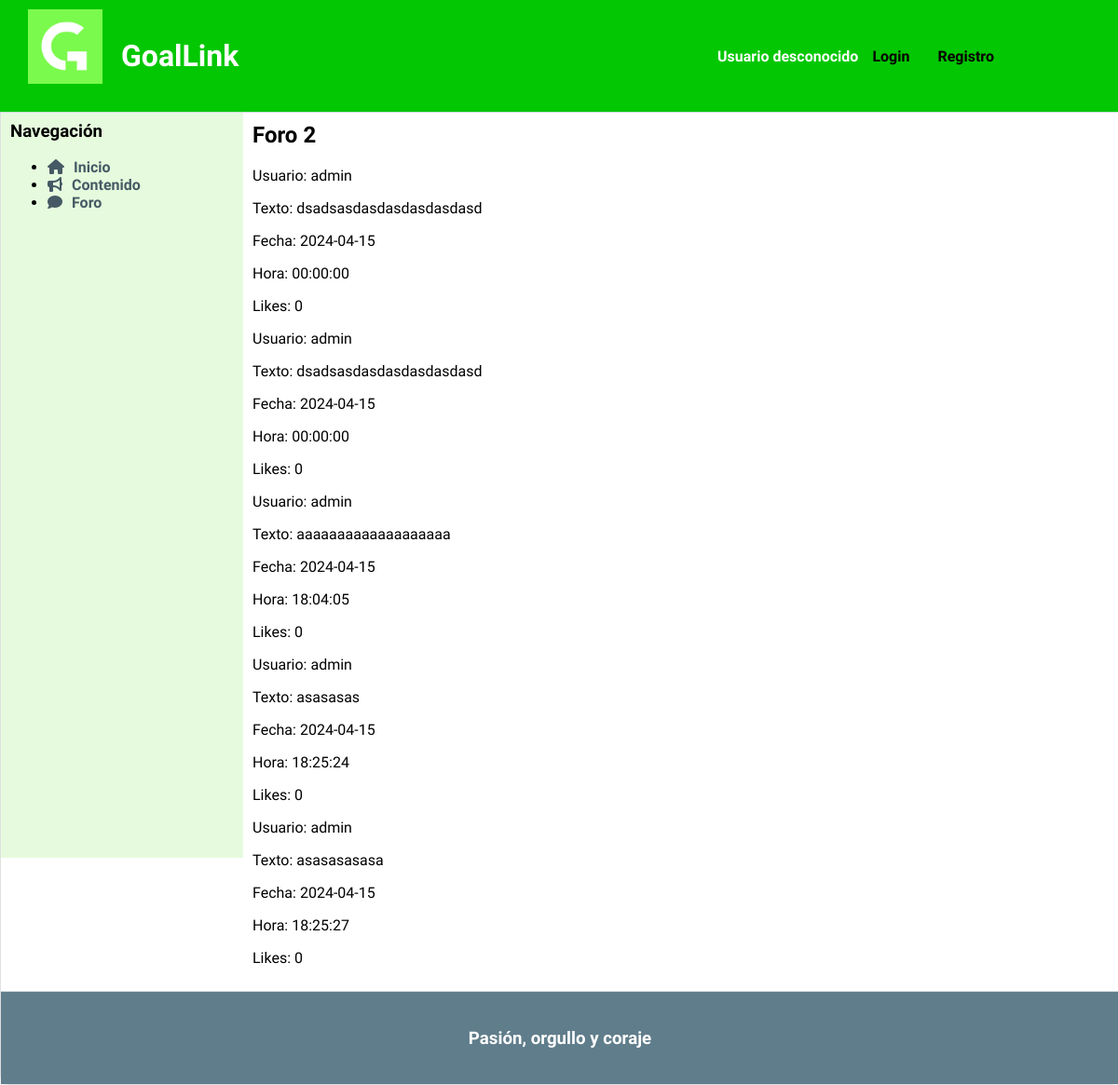
Screenshot of /foroDinamico.php?id=2 with the database file from the repository.
### tables this page shows
CREATE TABLE `foro` (
  `id` int(11) NOT NULL,
  `titulo` varchar(100) NOT NULL,
  `descripcion` varchar(200) DEFAULT NULL,
  `fecha` date NOT NULL,
  `favoritos` int(11) DEFAULT 0,
  `destacado` tinyint(1) NOT NULL DEFAULT 0
);

CREATE TABLE `mensaje` (
  `id` int(11) NOT NULL,
  `foro_id` int(11) DEFAULT NULL,
  `usuario_id` int(11) DEFAULT NULL,
  `text` text NOT NULL,
  `fecha` date NOT NULL,
  `hora` time NOT NULL,
  `likes` int(11) NOT NULL DEFAULT 0
);

CREATE TABLE `usuario` (
  `id` int(11) NOT NULL,
  `nombre` varchar(15) NOT NULL,
  `email` varchar(30) NOT NULL,
  `password` varchar(100) NOT NULL,
  `rol` char(1) NOT NULL DEFAULT 'u' COMMENT '(u)suario(default), (a)dmin, (e)ditor, (m)oderador',
  `liga_fav` varchar(20) DEFAULT NULL
);

### includes/src/foros/Foro.php (called while the page is built, shortened)
<?php
class Foro
{
    private $id;
    private $titulo;
    public function __construct($id, $titulo, $descripcion, $fecha, $favoritos, $destacado)
    {
        $this->id = $id;
        $this->titulo = $titulo;
    }
    public static function getForoById($id) {
        $app = Aplicacion::getInstance();
        $conn = $app->getConexionBd();
        $stmt = $conn->prepare("SELECT * FROM foro WHERE id = ?");
        $stmt->bind_param("i", $id);
        $stmt->execute();
        $result = $stmt->get_result();
        if ($result->num_rows > 0) {
            $array = $result->fetch_assoc();
            $foro = new Foro($array["id"], $array["titulo"], $array["descripcion"], $array["fecha"], $array["favoritos"], $array["destacado"]);
            return $foro;
        } else {
            return NULL;
        }
    }
    public function getMensajes(){
        return Mensaje::getMensajesForo($this->id);;
    }
    public function getTitulo()
    {
        return $this->titulo;
    }
}

### includes/src/mensajes/Mensaje.php (called while the page is built, shortened)
<?php
class Mensaje
{
    private $text;
    private $fecha;
    private $hora;
    private $likes;
    public function __construct($id, $foro_id, $usuario_id, $text, $fecha, $hora, $likes)
    {
        $this->text = $text;
        $this->fecha = $fecha;
        $this->hora = $hora;
        $this->likes = $likes;
    }
    public static function compararFechasHora($a, $b){
        $aFechaHora = strtotime($a->getFecha() . ' ' . $a->getHora());
        $bFechaHora = strtotime($b->getFecha() . ' ' . $b->getHora());
        if ($bFechaHora == $aFechaHora) {
            return 0;
        }
        return ($aFechaHora > $bFechaHora) ? 1 : -1;
    }
    public static function getMensajesForo($id){
        $app = Aplicacion::getInstance();
        $conn = $app->getConexionBd();
        $result = $conn->query("SELECT * FROM mensaje WHERE foro_id='$id'");
        if($result && $result->num_rows>0){
            while($array=$result->fetch_assoc()){
                $mensajes= new Mensaje($array["id"], $array["foro_id"], $array["usuario_id"],$array["text"], $array["fecha"], $array["hora"], $array["likes"]);
                $lista[]=$mensajes;
            }
            usort($lista, array('es\ucm\fdi\aw\mensajes\Mensaje', 'compararFechasHora'));
            return $lista;
        }
        return NULL;
    }
    public function getText()
    {
        return $this->text;
    }
    public function getFecha()
    {
        return $this->fecha;
    }
    public function getHora()
    {
        return $this->hora;
    }
    public function getLikes()
    {
        return $this->likes;
    }
}
?>

### includes/src/usuarios/Usuario.php (called while the page is built, shortened)
<?php
class Usuario
{
    public static function getNombreAutor($idautor)
    {
        $app = Aplicacion::getInstance();
        $conn = $app->getConexionBd();
        $result = $conn->query("SELECT nombre FROM usuario WHERE id = '$idautor'");
        if ($result->num_rows > 0) {
            $row = $result->fetch_assoc();
            return $row['nombre'];
        } else {
            return null;
        }
    }
}

### foroDinamico.php (the view, shortened to what this page needs)
<?php
$id_foro = $_GET['id'];
$id_foro = filter_var($id_foro, FILTER_SANITIZE_NUMBER_INT);
$id_foro = filter_var($id_foro, FILTER_VALIDATE_INT);
$foro = es\ucm\fdi\aw\foros\Foro::getForoById($id_foro);
$contenido = '';
$titulo = $foro->getTitulo();
$contenido .= "<h2 class='titulo-foro'>" . $titulo . "</h2>";
$resultado = $foro->getMensajes();
foreach ($resultado as $mensaje) {
    $contenido.= "<div>";
    $contenido.= "<p>Usuario: " . Usuario::getNombreAutor($mensaje->getUsuarioId()) . "</p>";
    $contenido.= "<p>Texto: " . $mensaje->getText() . "</p>";
    $contenido.= "<p>Fecha: " . $mensaje->getFecha() . "</p>";
    $contenido.= "<p>Hora: " . $mensaje->getHora() . "</p>";
    $contenido.= "<p>Likes: " . $mensaje->getLikes() . "</p>";
    $contenido.= "</div>";
}

### CSS/estilo.css (style rules this page uses)
body { background-color: #f5f5f5; margin: 0; font-family: 'Signika Negative', sans-serif; }

### rows the page displays
foro: titulo "Foro 2"
mensaje: usuario.nombre "admin", text "dsadsasdasdasdasdasdasd", fecha "2024-04-15", hora "00:00:00", likes "0"
mensaje: usuario.nombre "admin", text "dsadsasdasdasdasdasdasd", fecha "2024-04-15", hora "00:00:00", likes "0"
mensaje: usuario.nombre "admin", text "aaaaaaaaaaaaaaaaaaa", fecha "2024-04-15", hora "18:04:05", likes "0"
mensaje: usuario.nombre "admin", text "asasasas", fecha "2024-04-15", hora "18:25:24", likes "0"
mensaje: usuario.nombre "admin", text "asasasasasa", fecha "2024-04-15", hora "18:25:27", likes "0"
